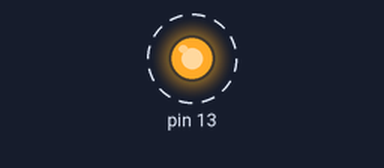
A sketch run on a simulated Arduino Uno, built with avr-gcc and run on an emulated ATmega328P. On the bench: output pins drawn as LEDs (lit = HIGH). Dashed ring = blinking. Sleep ends after the set time or at an interrupt; what the sketch prints to the serial monitor is not drawn.

Above: at 0.5 s.
Timing chart, 0 to 4.6 s (numbered marks = the images above):
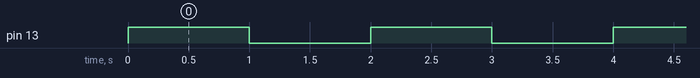

The sketch:

blink.ino
```cpp
#include <avr/interrupt.h>
#include <avr/sleep.h>

// Timer counter (TCNT1) increments every 256th clock cycle with prescaler bit CS12
// Clock speed of ATmega328P is 16MHz
// 16MHz / 256 = 62 500Hz
// So the counter is incremented 62 500 times per second
// ISR is set to execute once timer counter reaches the value of OCR1A
// So 62 500 / X is the number of ISR exections per second

#define DEBUG
#define times_per_second(x) 62500/x

void setup() {
    // Output compare pins off, WGM10 and WGM11 to 0 for CTC mode
    TCCR1A = 0;
    // Prescaler 256, WGM12 to 1 and WGM13 to 0 for CTC mode
    TCCR1B = (1 << CS12) | (1 << WGM12);
    // Enable interrupt for Timer1 output compare A
    TIMSK1 = (1 << OCIE1A);
    // Set compare register to execute interrupt x times per second
    OCR1A = times_per_second(1);

    set_sleep_mode(SLEEP_MODE_IDLE);

    // Enable interrupts
    sei();

    // Built-in LED to output
    DDRB |= (1 << DD5);

    #ifdef DEBUG
    Serial.begin(9600);
    #endif
}

void loop() {
    sleep_mode();
}

ISR(TIMER1_COMPA_vect) {
    // Toggle built-in LED
    PORTB ^= (1 << PB5);

    #ifdef DEBUG
    Serial.println(millis());
    #endif
}
```

Measured:
- by itself, pin 13: alternates HIGH for 1.0 s and LOW for 1.0 s
